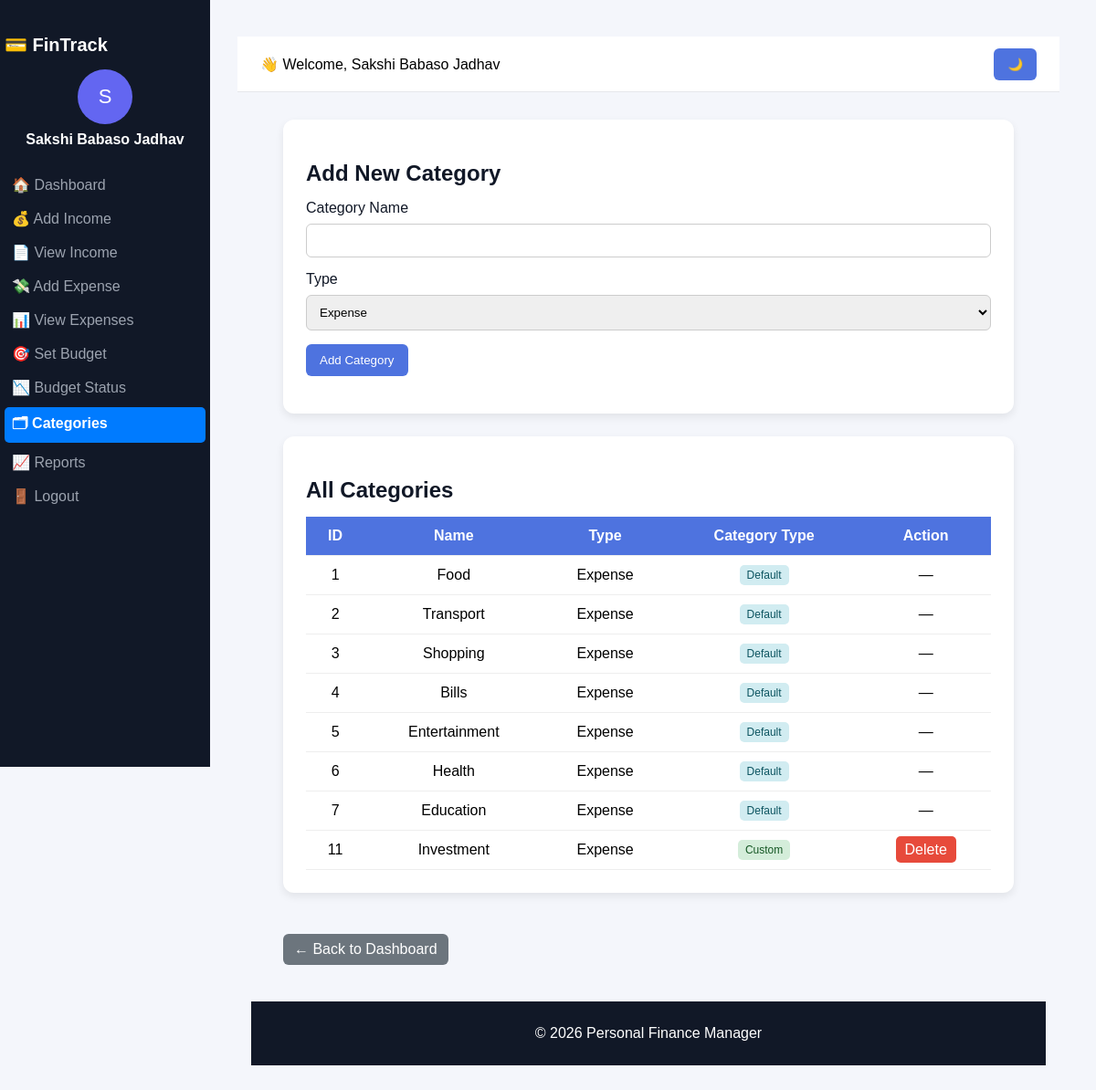
Page /categories/add_category.php (signed in) on the committed database.
### tables this page shows
CREATE TABLE `categories` (
  `category_id` int(11) NOT NULL,
  `category_name` varchar(100) DEFAULT NULL,
  `type` enum('income','expense') DEFAULT 'expense',
  `user_id` int(11) DEFAULT NULL
);

### categories/add_category.php (the view, shortened to what this page needs)
<?php
require_once __DIR__ . "/../db/connection.php";
include("../includes/header.php");
$user_id = $_SESSION['user_id'];
$categories = mysqli_query($conn,"
SELECT * FROM categories
WHERE user_id IS NULL
OR user_id='$user_id'
ORDER BY category_id ASC
");
?>
<!DOCTYPE html>
<html>
<head>
</head>
<body>
<div class="layout">
<?php include("../includes/sidebar.php"); ?>
<div class="main">
<?php include("../includes/topbar.php"); ?>
<div class="content">
<div class="container">
<div class="card">
<h2>Add New Category</h2>
<form method="POST">
<label>Category Name</label>
<input type="text" name="category_name" required>
<label>Type</label>
<select name="type">
<option value="expense">Expense</option>
</select>
<button name="add_category">Add Category</button>
</form>
</div>
<div class="card">
<h2>All Categories</h2>
<table>
<tr>
<th>ID</th>
<th>Name</th>
<th>Type</th>
<th>Category Type</th>
<th>Action</th>
</tr>
<?php while($row=mysqli_fetch_assoc($categories)){ ?>
<tr>
<td><?php echo htmlspecialchars($row['category_id']); ?></td>
<td><?php echo htmlspecialchars($row['category_name']); ?></td>
<td><?php echo ucfirst($row['type']); ?></td>
<td>
<?php if($row['user_id']==NULL){ ?>
<span class="badge default">Default</span>
<?php } else { ?>
<span class="badge custom">Custom</span>
<?php } ?>
</td>
<td>
<?php if($row['user_id']==$user_id){ ?>
<a class="delete"
href="add_category.php?delete=<?php echo htmlspecialchars($row['category_id']); ?>"
onclick="return confirm('Delete this category?')">
Delete
</a>
<?php } else { ?>
—
<?php } ?>
</td>
</tr>
<?php } ?>
</table>
</div>
<a class="back" href="../dashboard.php">← Back to Dashboard</a>
</div>
<?php include("../includes/footer.php"); ?>
</body>
</html>

### css/style.css (style rules this page uses)
body { font-family:Arial, Helvetica, sans-serif; margin:0; background:#f4f6fb; }
.layout { display:flex; min-height:100vh; }
.main { margin-left:220px; width:calc(100% - 220px); min-height:100vh; }
.content { padding:15px; }
.card { background:white; padding:15px; border-radius:10px; box-shadow:0 4px 10px rgba(0,0,0,0.05); flex:1; min-width:220px; text-decoration:none; color:#111827; }
table { width:100%; border-collapse:collapse; background:white; }
th,td { padding:8px; border-bottom:1px solid #eee; text-align:center; }
th { background:#6366f1; color:white; }

### categories/add_category.php (style rules this page uses)
body { font-family:Arial; background:#f4f6fb; padding:40px; }
.container { max-width:800px; margin:auto; }
.card { background:white; padding:25px; border-radius:12px; box-shadow:0 4px 10px rgba(0,0,0,0.08); margin-bottom:25px; }
h2 { margin-bottom:15px; }
input,select { width:100%; padding:10px; margin-top:8px; margin-bottom:15px; border:1px solid #ccc; border-radius:6px; }
button { background:#4e73df; color:white; padding:10px 15px; border:none; border-radius:6px; cursor:pointer; }
table { width:100%; border-collapse:collapse; }
th,td { padding:12px; text-align:center; border-bottom:1px solid #eee; }
th { background:#4e73df; color:white; }
.delete { background:#e74a3b; color:white; padding:6px 10px; border-radius:5px; text-decoration:none; }
.badge { padding:4px 8px; border-radius:5px; font-size:12px; }
.default { background:#d1ecf1; color:#0c5460; }
.custom { background:#d4edda; color:#155724; }
.back { display:inline-block; margin-top:20px; background:#6c757d; color:white; padding:8px 12px; border-radius:6px; text-decoration:none; }

### rows in the picture
categories: category_id "1", category_name "Food", type "Expense", shows "Default"
categories: category_id "2", category_name "Transport", type "Expense", shows "Default"
categories: category_id "3", category_name "Shopping", type "Expense", shows "Default"
categories: category_id "4", category_name "Bills", type "Expense", shows "Default"
categories: category_id "5", category_name "Entertainment", type "Expense", shows "Default"
categories: category_id "6", category_name "Health", type "Expense", shows "Default"
categories: category_id "7", category_name "Education", type "Expense", shows "Default"
categories: category_id "11", category_name "Investment", type "Expense", shows "Custom"

### other values in the picture
substr($_SESSION['name'],0,1) "S"
$_SESSION['name'] "Sakshi Babaso Jadhav"
$name "Sakshi Babaso Jadhav"
